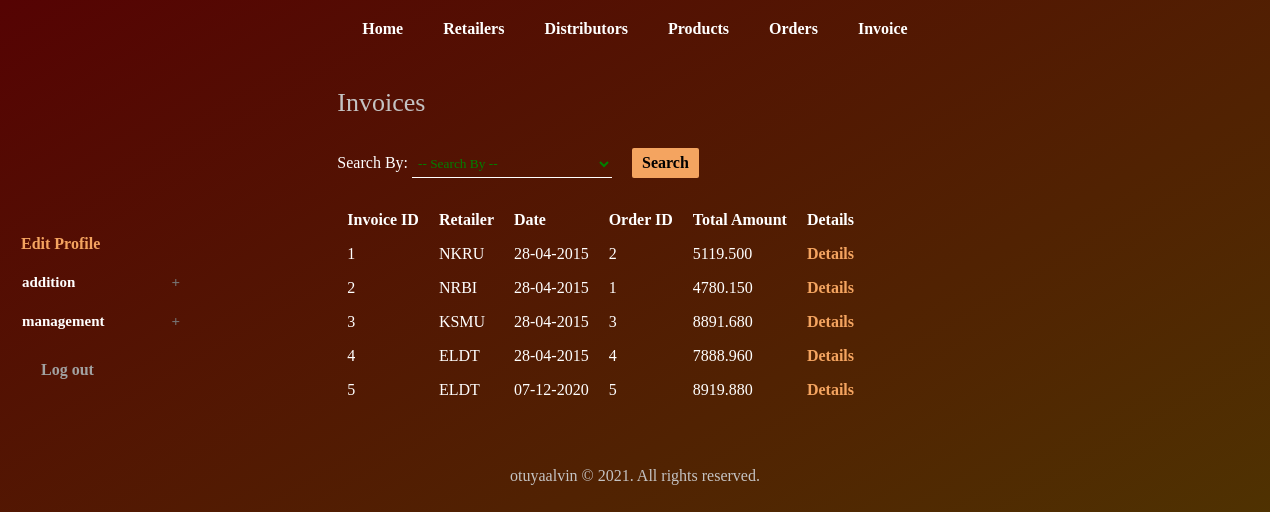
The page /manufacturer/view_invoice.php (signed in) on the database its author committed.
### tables this page shows
CREATE TABLE `invoice` (
  `invoice_id` int(11) NOT NULL,
  `order_id` int(11) NOT NULL,
  `retailer_id` int(11) NOT NULL,
  `dist_id` int(11) NOT NULL,
  `date` date NOT NULL,
  `total_amount` decimal(10,3) NOT NULL,
  `comments` text
);

CREATE TABLE `area` (
  `area_id` int(11) NOT NULL,
  `area_name` varchar(50) NOT NULL,
  `area_code` varchar(10) NOT NULL
);

### manufacturer/view_invoice.php (the view, shortened to what this page needs)
<?php
	require("../includes/config.php");
		if(isset($_SESSION['manufacturer_login'])) {
			$error = "";
			if($_SERVER['REQUEST_METHOD'] == "POST") {
				if(isset($_POST['cmbFilter'])) {
					if(!empty($_POST['txtInvoiceId'])) {
						$result = validate_number($_POST['txtInvoiceId']);
						if($result == 1) {
							$invoice_id = $_POST['txtInvoiceId'];
							$query_selectInvoice = "SELECT * FROM invoice,retailer,area WHERE invoice.retailer_id=retailer.retailer_id AND retailer.area_id=area.area_id AND invoice_id='$invoice_id'";
							$result_selectInvoice = mysqli_query($con,$query_selectInvoice);
							$row_selectInvoice = mysqli_fetch_array($result_selectInvoice);
							if(empty($row_selectInvoice)){
							   $error = "* No invoice was found with this ID";
							}
							else {
								mysqli_data_seek($result_selectInvoice,0);
							}
						}
						else {
							$error = "* Invalid ID";
						}
					}
					else if(!empty($_POST['txtOrderId'])) {
						$result = validate_number($_POST['txtOrderId']);
						if($result == 1) {
							$order_id = $_POST['txtOrderId'];
							$query_selectInvoice = "SELECT * FROM invoice,retailer,area WHERE invoice.retailer_id=retailer.retailer_id AND retailer.area_id=area.area_id AND order_id='$order_id'";
							$result_selectInvoice = mysqli_query($con,$query_selectInvoice);
							$row_selectInvoice = mysqli_fetch_array($result_selectInvoice);
							if(empty($row_selectInvoice)){
							   $error = "* No invoice was found with this ID";
							}
							else {
								mysqli_data_seek($result_selectInvoice,0);
							}
						}
						else {
							$error = "* Invalid ID";
						}
					}
					else if(!empty($_POST['cmbRetailer'])) {
						$retailer_id = $_POST['cmbRetailer'];
						$query_selectInvoice = "SELECT * FROM invoice,retailer,area WHERE invoice.retailer_id=retailer.retailer_id AND retailer.area_id=area.area_id AND invoice.retailer_id='$retailer_id' ORDER BY invoice_id DESC";
						$result_selectInvoice = mysqli_query($con,$query_selectInvoice);
						$row_selectInvoice = mysqli_fetch_array($result_selectInvoice);
						if(empty($row_selectInvoice)){
						   $error = "* No invoice was found of the selected Retailer";
						}
						else {
							mysqli_data_seek($result_selectInvoice,0);
						}
					}
					else if(!empty($_POST['txtDate'])) {
						$date = $_POST['txtDate'];
						$query_selectInvoice = "SELECT * FROM invoice,retailer,area WHERE invoice.retailer_id=retailer.retailer_id AND retailer.area_id=area.area_id AND invoice.date='$date'";
						$result_selectInvoice = mysqli_query($con,$query_selectInvoice);
						$row_selectInvoice = mysqli_fetch_array($result_selectInvoice);
						if(empty($row_selectInvoice)){
						   $error = "* No invoice was found with the selected Date";
						}
						else {
							mysqli_data_seek($result_selectInvoice,0);
						}
					}
					else {
						$error = "* Please enter the data to search for.";
					}
				}
				else {
					$error = "Please choose an option to search for.";
				}
			}
			else {
				$query_selectInvoice = "SELECT * FROM invoice,retailer,area WHERE invoice.retailer_id=retailer.retailer_id AND retailer.area_id=area.area_id";
				$result_selectInvoice = mysqli_query($con,$query_selectInvoice);
			}
		}
		else {
			header('Location:../index.php');
		}
?>
<!DOCTYPE html>
<html>
<head>
	<link rel="stylesheet" href="../includes/main.css" >
	<link rel="stylesheet" href="css/smoothness/jquery-ui.css">
</head>
<body>
	<?php
		include("../includes/nav_manufacturer.inc.php");
		include("../includes/aside_manufacturer.inc.php");
	?>
	<section>
		<h1>Invoices</h1>
		<form action="" method="POST" class="form">
	<span style="color:white;">	Search By: </span>
		<div class="input-box">
		<select name="cmbFilter" id="cmbFilter">
		<option value="" disabled selected>-- Search By --</option>
		</select>
		</div>
		<input type="submit" class="submit_button" value="Search" /> <span class="error_message"> <?php echo $error; ?> </span>
		</form>
		<form action="" method="POST" class="form">
		<table class="table_displayData" style="margin-top:20px;">
			<tr>
				<th> Invoice ID </th>
				<th> Retailer </th>
				<th> Date </th>
				<th> Order ID </th>
				<th> Total Amount </th>
				<th> Details </th>
			</tr>
			<?php while($row_selectInvoice = mysqli_fetch_array($result_selectInvoice)) { ?>
			<tr>
				<td> <?php echo $row_selectInvoice['invoice_id']; ?> </td>
				<td> <?php echo $row_selectInvoice['area_code']; ?> </td>
				<td> <?php echo date("d-m-Y",strtotime($row_selectInvoice['date'])); ?> </td>
				<td> <?php echo $row_selectInvoice['order_id']; ?> </td>
				<td> <?php echo $row_selectInvoice['total_amount']; ?> </td>
				<td> <a href="view_invoice_items.php?id=<?php echo $row_selectInvoice['invoice_id']; ?>">Details</a> </td>
			</tr>
			<?php } ?>
		</table>
		</form>
	</section>
	<?php
		include("../includes/footer.inc.php");
	?>
</body>
</html>

### includes/main.css (style rules this page uses)
* { font-family: 'Permanent Marker', cursive; margin:0px; padding:0px; }
body,html { width:100%; margin:auto; background: linear-gradient(-30deg, rgb(4, 75, 4),#350536, rgb(77, 65, 1), #550303); background-size: 400% 400%; animation: gradient 15s ease infinite; }
a { text-decoration:none; }
.input-box { display:inline-block; margin:5px 0px; border-radius: 1%; }
.input-box select { padding:5px 2px; background-color: transparent; width:200px; color:green; margin:auto; outline:none; border-left:none; border-top:none; border-right:none; border-bottom: white 1px solid; }
input::placeholder { color: rgb(173, 173, 173); }
.submit_button { border:1px solid #F4A460; border-radius: 2px; font-size:16px; font-weight: bolder; margin-top:20px; margin-right:20px; padding:6px 10px; background-color:#F4A460; border:none; color:black; }
section { width:100%; padding:30px; margin-right: 0%; padding-bottom:40px; border-radius: 2px; background-color: transparent; }
section h1 { margin-bottom:10px; font-weight:normal; color:rgb(196, 195, 195); font-size: 26px; }
table { border-collapse: collapse; }
table a { font-weight: bolder; color: #F4A460; }
.table_displayData td, .table_displayData th { padding: 8px 10px; text-align: left; color: white; }
.table_displayData th { background-color:transparent; color:white; }

### rows shown on the page
invoice: invoice_id "1", area.area_code "NKRU", date "28-04-2015", order "2", total_amount "5119.500"
invoice: invoice_id "2", area.area_code "NRBI", date "28-04-2015", order "1", total_amount "4780.150"
invoice: invoice_id "3", area.area_code "KSMU", date "28-04-2015", order "3", total_amount "8891.680"
invoice: invoice_id "4", area.area_code "ELDT", date "28-04-2015", order "4", total_amount "7888.960"
invoice: invoice_id "5", area.area_code "ELDT", date "07-12-2020", order "5", total_amount "8919.880"
